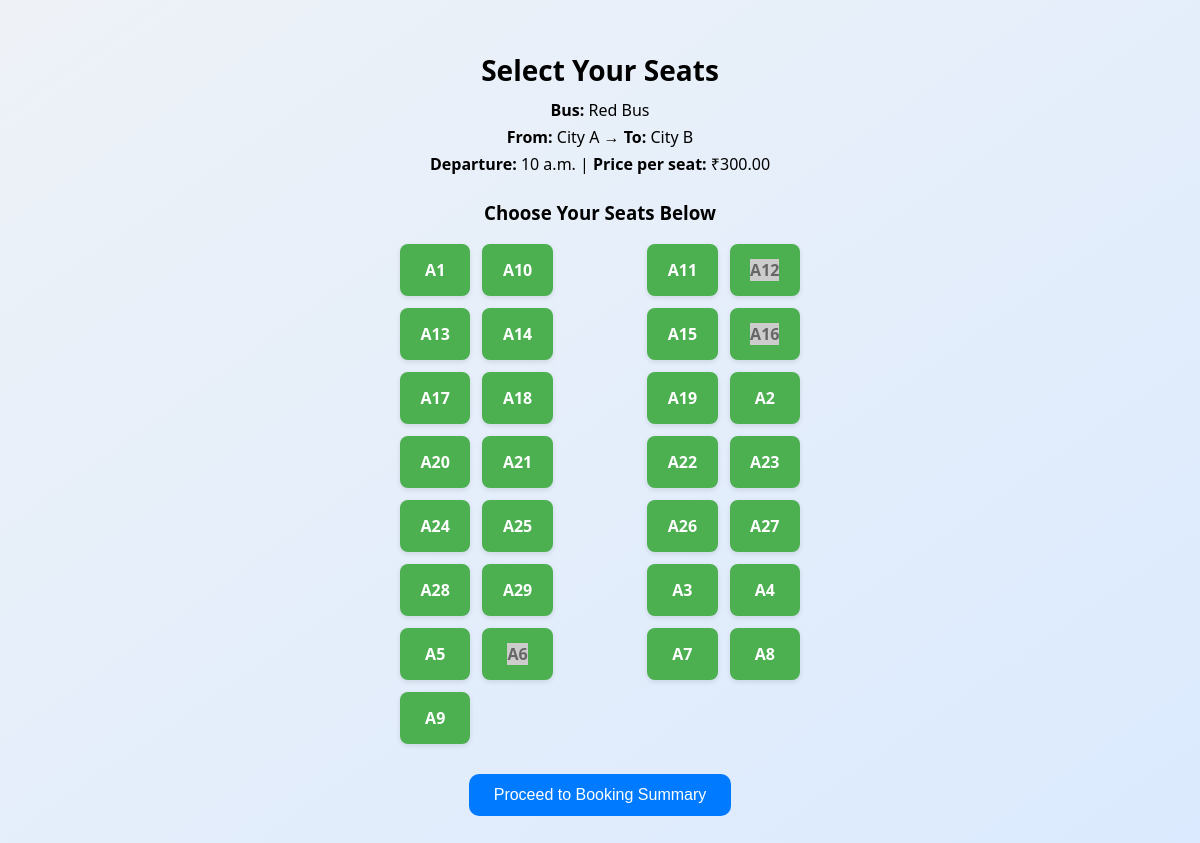
The page /seats/1/ (signed in) on the database as committed earlier.
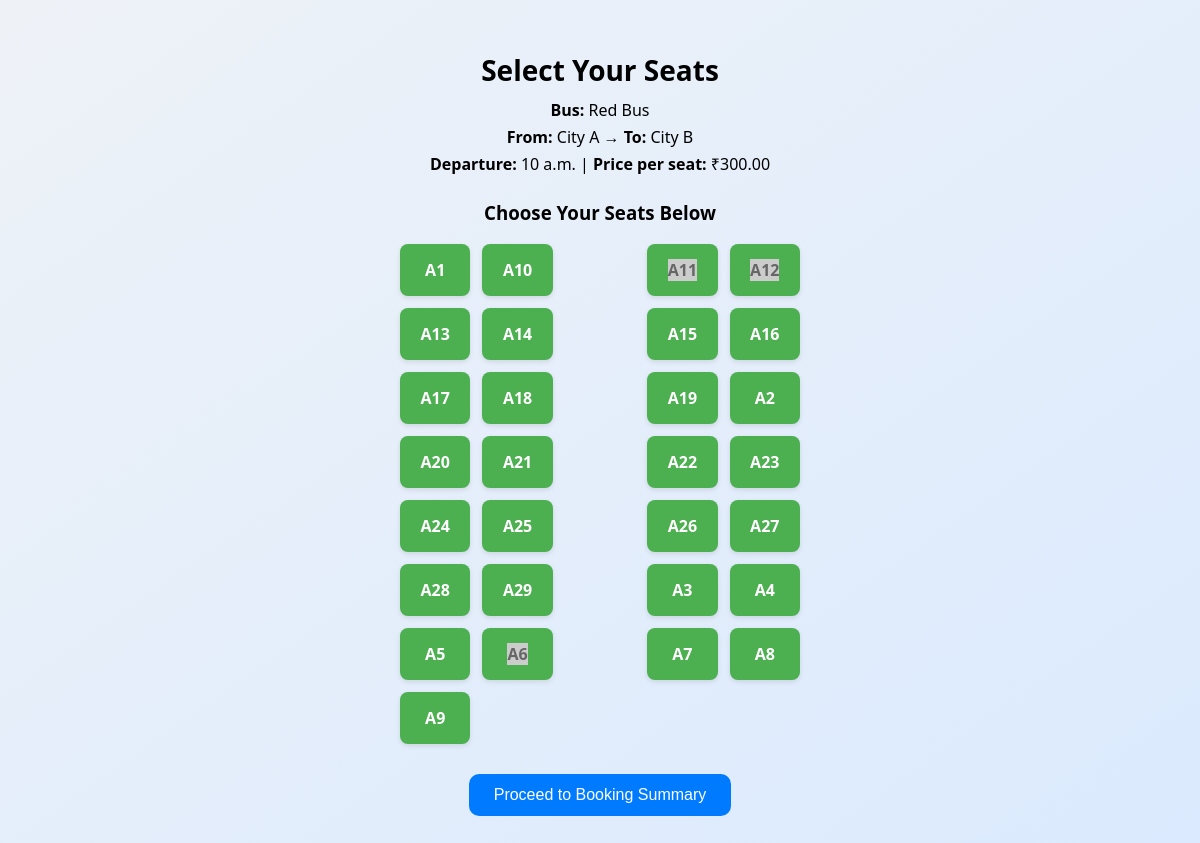
The same page on the database as committed later.
### Travel/models.py (models this page shows, shortened)
class Seat(models.Model):
    bus = models.ForeignKey(Bus, on_delete=models.CASCADE)
    seat_number = models.CharField(max_length=10)
    is_booked = models.BooleanField(default=False)

### Travel/views.py (the view, shortened to what this page needs)
# urls.py: path('seats/<int:bus_id>/', views.view_seats, name='view_seats'),
@login_required
def view_seats(request, bus_id):
    user_id = request.session.get('user_id')
    if not user_id:
        messages.error(request, "Please log in to book a seat.")
        return redirect('login_view')
    bus = get_object_or_404(Bus, id=bus_id)
    seats = Seat.objects.filter(bus=bus).order_by('seat_number')
    seat_map = []
    row = []
    for i, seat in enumerate(seats):
        row.append(seat)
        if (i + 1) % 4 == 0:
            seat_map.append(row[:2] + ['aisle'] + row[2:])
            row = []
    if row:
        seat_map.append(row)
    all_seats_booked = all(seat.is_booked for seat in seats)
    return render(request, 'view_seat.html', {
        'bus': bus,
        'seat_rows': seat_map,
        'all_seats_booked': all_seats_booked
    })

### Travel/templates/view_seat.html (shortened to what this page needs)
{% load static %}
<!DOCTYPE html>
<html>
<head>
</head>
<body>
    <h2>Select Your Seats</h2>
    <div class="bus-info">
        <p><strong>Bus:</strong> {{ bus.operator }}</p>
        <p><strong>From:</strong> {{ bus.source }} → <strong>To:</strong> {{ bus.destination }}</p>
        <p><strong>Departure:</strong> {{ bus.departure_time }} | <strong>Price per seat:</strong> ₹{{ bus.price }}</p>
    </div>
    {% if all_seats_booked %}
        <div class="full">⚠ Sorry, all seats on this bus are fully booked.</div>
        <a href="{% url 'bus_list' %}" class="back-link">🔙 Back to Bus List</a>
    {% else %}
        <form method="post">
            <h3>Choose Your Seats Below</h3>
            <div class="seat-grid">
                {% for row in seat_rows %}
                    {% for seat in row %}
                        {% if seat == 'aisle' %}
                            <div class="aisle">---</div>
                        {% elif seat %}
                            <div class="seat {% if seat.is_booked %}booked{% endif %}">
                                <label>
                                    <span>{{ seat.seat_number }}</span>
                                </label>
                            </div>
                        {% else %}
                            <div class="aisle"></div>
                        {% endif %}
                    {% endfor %}
                {% endfor %}
            </div>
            <button type="submit">Proceed to Booking Summary</button>
        </form>
    {% endif %}
</body>
</html>

Rows that differ between the two databases and show on the page:
changed Seat (number 3 of 29 on the later page): is_booked False → True (drawn)
changed Seat (number 8 of 29 on the later page): is_booked True → False (drawn)
